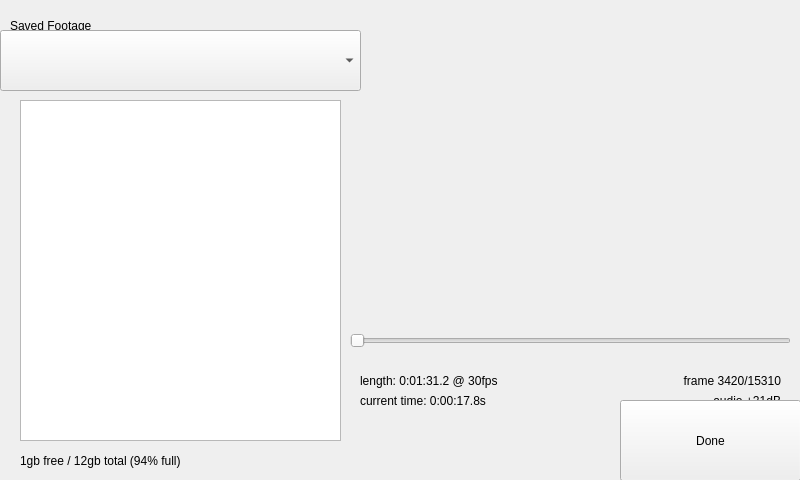
<?xml version="1.0" encoding="UTF-8"?>
<ui version="4.0">
 <class>Form</class>
 <widget class="QWidget" name="Form">
  <property name="geometry">
   <rect>
    <x>0</x>
    <y>0</y>
    <width>800</width>
    <height>480</height>
   </rect>
  </property>
  <property name="windowTitle">
   <string notr="true">Chronos Screen</string>
  </property>
  <widget class="ScrollList" name="scrolllist">
   <property name="geometry">
    <rect>
     <x>20</x>
     <y>100</y>
     <width>321</width>
     <height>341</height>
    </rect>
   </property>
  </widget>
  <widget class="HeaderLabel" name="headerlabel">
   <property name="geometry">
    <rect>
     <x>10</x>
     <y>10</y>
     <width>191</width>
     <height>31</height>
    </rect>
   </property>
   <property name="text">
    <string>Saved Footage</string>
   </property>
  </widget>
  <widget class="Slider" name="slider">
   <property name="geometry">
    <rect>
     <x>350</x>
     <y>310</y>
     <width>441</width>
     <height>61</height>
    </rect>
   </property>
   <property name="orientation">
    <enum>Qt::Horizontal</enum>
   </property>
  </widget>
  <widget class="Label" name="label">
   <property name="geometry">
    <rect>
     <x>360</x>
     <y>370</y>
     <width>241</width>
     <height>21</height>
    </rect>
   </property>
   <property name="text">
    <string>length: 0:01:31.2 @ 30fps</string>
   </property>
  </widget>
  <widget class="Label" name="label_2">
   <property name="geometry">
    <rect>
     <x>540</x>
     <y>370</y>
     <width>241</width>
     <height>21</height>
    </rect>
   </property>
   <property name="text">
    <string>frame 3420/15310</string>
   </property>
   <property name="alignment">
    <set>Qt::AlignRight|Qt::AlignTrailing|Qt::AlignVCenter</set>
   </property>
  </widget>
  <widget class="Label" name="label_3">
   <property name="geometry">
    <rect>
     <x>360</x>
     <y>390</y>
     <width>241</width>
     <height>21</height>
    </rect>
   </property>
   <property name="text">
    <string>current time: 0:00:17.8s</string>
   </property>
  </widget>
  <widget class="Label" name="label_4">
   <property name="geometry">
    <rect>
     <x>540</x>
     <y>390</y>
     <width>241</width>
     <height>21</height>
    </rect>
   </property>
   <property name="text">
    <string>audio +21dB</string>
   </property>
   <property name="alignment">
    <set>Qt::AlignRight|Qt::AlignTrailing|Qt::AlignVCenter</set>
   </property>
  </widget>
  <widget class="StorageMediaSelect" name="storagemediaselect">
   <property name="geometry">
    <rect>
     <x>0</x>
     <y>30</y>
     <width>361</width>
     <height>61</height>
    </rect>
   </property>
   <property name="clickMarginBottom" stdset="0">
    <enum>ComboBox::none</enum>
   </property>
  </widget>
  <widget class="Label" name="label_5">
   <property name="geometry">
    <rect>
     <x>20</x>
     <y>450</y>
     <width>271</width>
     <height>21</height>
    </rect>
   </property>
   <property name="text">
    <string>1gb free / 12gb total (94% full)</string>
   </property>
  </widget>
  <widget class="Button" name="uiDone">
   <property name="geometry">
    <rect>
     <x>620</x>
     <y>400</y>
     <width>181</width>
     <height>81</height>
    </rect>
   </property>
   <property name="text">
    <string>Done</string>
   </property>
  </widget>
  <widget class="Backdrop" name="backdrop_2">
   <property name="geometry">
    <rect>
     <x>360</x>
     <y>0</y>
     <width>511</width>
     <height>15</height>
    </rect>
   </property>
  </widget>
  <widget class="Backdrop" name="backdrop">
   <property name="geometry">
    <rect>
     <x>0</x>
     <y>0</y>
     <width>361</width>
     <height>481</height>
    </rect>
   </property>
  </widget>
  <widget class="Backdrop" name="backdrop_3">
   <property name="geometry">
    <rect>
     <x>360</x>
     <y>310</y>
     <width>441</width>
     <height>171</height>
    </rect>
   </property>
  </widget>
  <widget class="Backdrop" name="backdrop_5">
   <property name="geometry">
    <rect>
     <x>780</x>
     <y>10</y>
     <width>20</width>
     <height>301</height>
    </rect>
   </property>
  </widget>
  <zorder>backdrop_5</zorder>
  <zorder>backdrop_3</zorder>
  <zorder>backdrop</zorder>
  <zorder>backdrop_2</zorder>
  <zorder>headerlabel</zorder>
  <zorder>slider</zorder>
  <zorder>label</zorder>
  <zorder>label_2</zorder>
  <zorder>label_3</zorder>
  <zorder>label_4</zorder>
  <zorder>label_5</zorder>
  <zorder>storagemediaselect</zorder>
  <zorder>uiDone</zorder>
  <zorder>scrolllist</zorder>
 </widget>
 <customwidgets>
  <customwidget>
   <class>Backdrop</class>
   <extends>QLabel</extends>
   <header>backdrop</header>
  </customwidget>
  <customwidget>
   <class>Button</class>
   <extends>QPushButton</extends>
   <header>button</header>
  </customwidget>
  <customwidget>
   <class>ComboBox</class>
   <extends>QComboBox</extends>
   <header>combo_box</header>
  </customwidget>
  <customwidget>
   <class>HeaderLabel</class>
   <extends>QLabel</extends>
   <header>header_label</header>
  </customwidget>
  <customwidget>
   <class>Label</class>
   <extends>QLabel</extends>
   <header>label</header>
  </customwidget>
  <customwidget>
   <class>ScrollList</class>
   <extends>QListView</extends>
   <header>scroll_list</header>
  </customwidget>
  <customwidget>
   <class>Slider</class>
   <extends>QSlider</extends>
   <header>slider</header>
  </customwidget>
  <customwidget>
   <class>StorageMediaSelect</class>
   <extends>ComboBox</extends>
   <header>storage_media_select</header>
  </customwidget>
 </customwidgets>
 <resources/>
 <connections/>
</ui>
